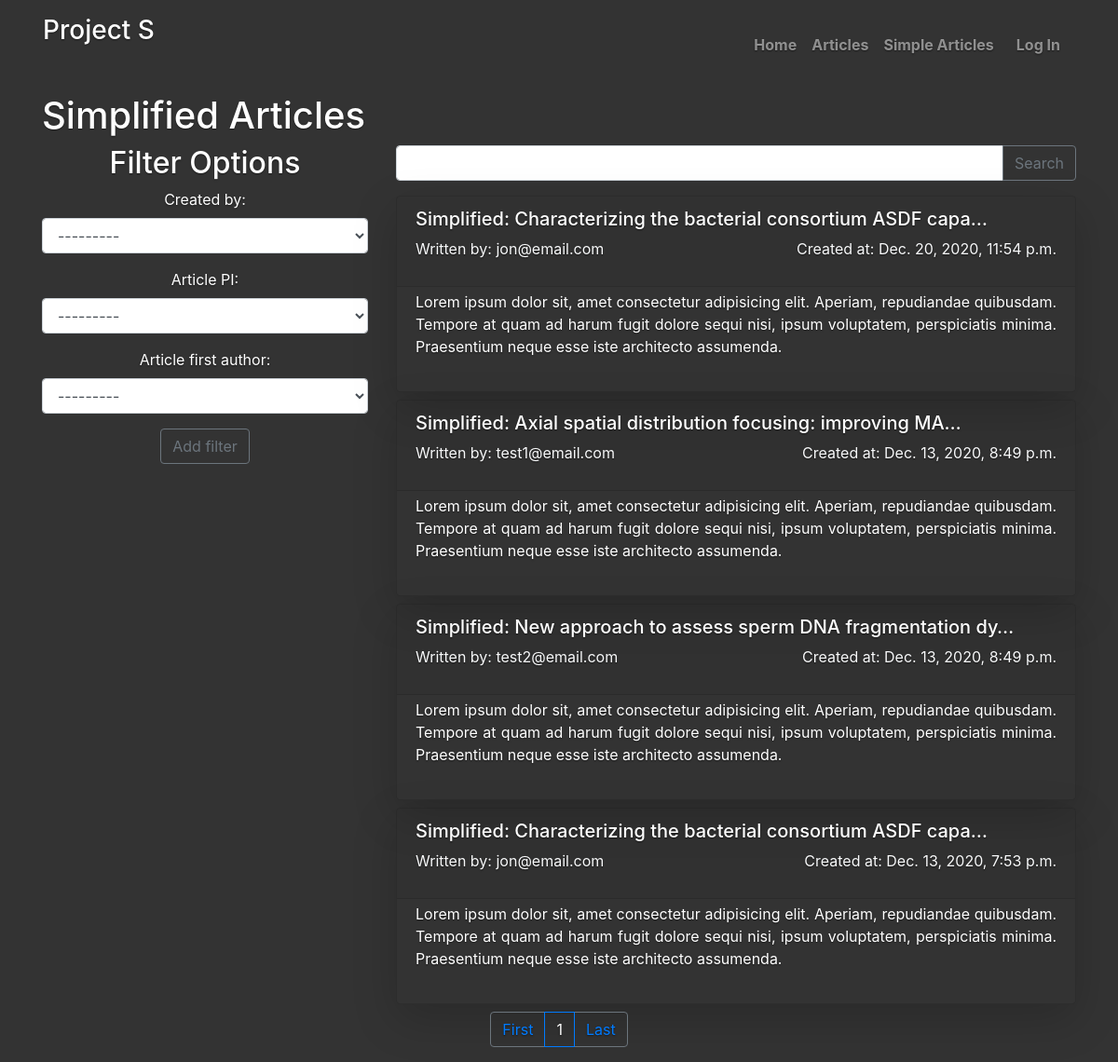
The page /articles/new_simple_articles on the database its author committed.
### Articles/models.py (models this page shows, shortened)
class Simple_article (models.Model):
    article = models.ForeignKey(Article, on_delete=models.CASCADE, related_name='s_article')
    PI_verified = models.BooleanField(default = False)
    FA_verified = models.BooleanField(default = False)
    created_at = models.DateTimeField(auto_now_add=True)
    created_by = models.ForeignKey(settings.AUTH_USER_MODEL, on_delete = models.CASCADE)
    updated_at = models.DateTimeField(auto_now=True)
    simple_text = RichTextField(blank = True, null=True)

class Article (models.Model):
    name = models.CharField(max_length = 255)
    link = models.URLField()
    PI = models.ForeignKey(settings.AUTH_USER_MODEL, on_delete= models.CASCADE, related_name='article_PI')
    first_author = models.ForeignKey(settings.AUTH_USER_MODEL, on_delete= models.CASCADE, related_name='article_FA')
    article_text = RichTextField(blank = True, null=True)
    reviewers = models.ManyToManyField(settings.AUTH_USER_MODEL, related_name='can_review')
    approvers = models.ManyToManyField(settings.AUTH_USER_MODEL, related_name='can_approve')

### Accounts/models.py (models this page shows, shortened)
class User(AbstractUser):
    class UserType(models.TextChoices):
        PI = 'PI', ('Principal Investigator')
        Grads = 'Grads', ('Graduate Student')
        Undergrad = 'Undergrad', ('Undergrad')
    username = models.CharField(max_length=50)
    email = models.EmailField(unique=True)
    type = models.CharField(max_length = 150, choices = UserType.choices, default = UserType.Undergrad)
    USERNAME_FIELD = 'email'
    REQUIRED_FIELDS = ['username', 'type']
    objects = CustomUserManager()

### Articles/views.py (the view)
# urls.py: path('new_simple_articles', views.NewSimpleArticles.as_view(), name = 'New_simple_articles'),
class NewSimpleArticles(ListView):
    model = Simple_article
    template_name = 'new_simple_articles.html'
    context_object_name = 'new_simples'
    paginate_by = 5
    def get_context_data(self, **kwargs):
        context = super().get_context_data(**kwargs)
        context['filter'] = SimpleArticleFilter()
        return context
    def get_queryset(self, *args, **kwargs):
        queryset = Simple_article.objects.order_by('-created_at')
        myfilter = SimpleArticleFilter(self.request.GET,  queryset = queryset)
        filtered_queryset = myfilter.qs
        return filtered_queryset

### templates/new_simple_articles.html
{% extends 'base.html' %}
{% load widget_tweaks %}
{% block content %}
<div class="container">
    <h1 class="text-justify"> Simplified Articles </h1>
</div>
<form method="get">
<div class="container">
    <div class="row">
        <div class="col-4 bg-transparent">
            <h2> Filter Options </h2>
                {% include 'includes/simple_filter.html' %}
                <button class="btn btn-outline-secondary" type="submit"> Add filter </button>
        </div>
        <div class="col-8">
            <div class="input-group mb-3">
                {% render_field filter.form.article__name class="form-control" %}
                <div class="input-group-append">
                    <button class="btn btn-outline-secondary" type="submit"> Search </button>
                </div>
            </div>
            {% for article in new_simples %}
            <div class="card bg-transparent mb-2 shadow-lg rounded" style="max-height: 15rem;">
                <div class="card-header text-justify">
                    <h5><a href="{% url 'Simple_article_detail' article.pk %}"> Simplified: {{article.article.name | truncatechars:50}}</a></h5>
                    <div class="d-flex justify-content-between">
                        <p class="text-light">
                            Written by: {{article.created_by}}
                        </p>
                        <p class="text-light">
                           Created at: {{article.created_at}}
                        </p>
                    </div>
                </div>
                <div class="card-body pt-1">
                    <div class="card-text text-justify ">
                        <p>Lorem ipsum dolor sit, amet consectetur adipisicing elit. Aperiam, repudiandae quibusdam. Tempore at quam ad harum fugit dolore sequi nisi, ipsum voluptatem, perspiciatis minima. Praesentium neque esse iste architecto assumenda.</p>
                    </div>
                </div>
            </div>
            {% endfor %}
        </div>
    </div>
</div>
</form>
{% include 'includes/paginator.html' %}
{% endblock content %}

### static/CSS/cover.css (style rules this page uses)
a, a:focus, a:hover { color: #fff; }
html, body { height: 100%; background-color: #333; }
body { justify-content: center; color: #fff; text-shadow: 0 .05rem .1rem rgba(0, 0, 0, .5); }

### rows shown on the page
Simple_article: article.name "Characterizing the bacterial consortium ASDF capa…", created_by "jon@email.com", created_at "Dec. 20, 2020, 11:54 p.m."
Simple_article: article.name "Axial spatial distribution focusing: improving MA…", created_by "test1@email.com", created_at "Dec. 13, 2020, 8:49 p.m."
Simple_article: article.name "New approach to assess sperm DNA fragmentation dy…", created_by "test2@email.com", created_at "Dec. 13, 2020, 8:49 p.m."
Simple_article: article.name "Characterizing the bacterial consortium ASDF capa…", created_by "jon@email.com", created_at "Dec. 13, 2020, 7:53 p.m."

### other values the page prints
{{ field.label_tag }} "Created by:" "Article PI:" "Article first author:"
{{ page_num }} "1"
